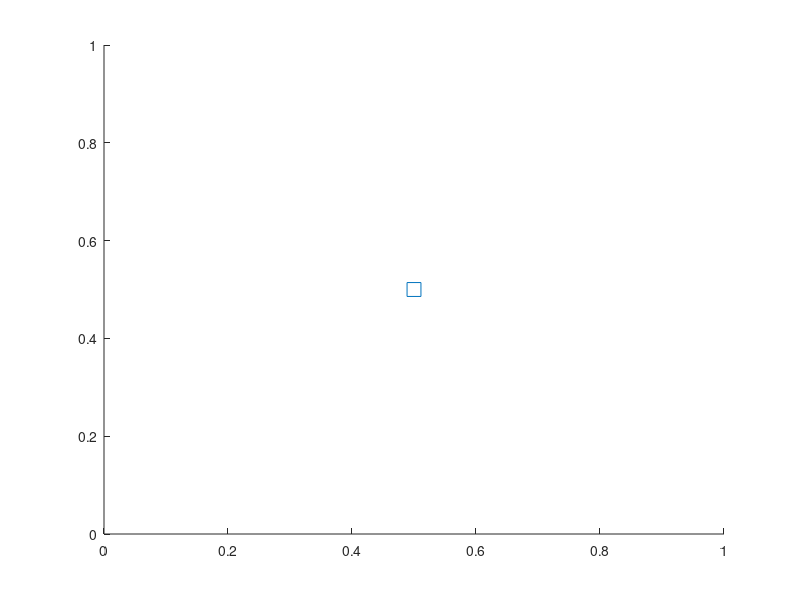

This chart was generated by the following MATLAB code:
function dragtest
figure
axes('xlimmode','manual','ylimmode','manual') %<- important
line(0.5,0.5,'marker','s','markersize',10,'hittest','on','buttondownfcn',@clickmarker)

function clickmarker(src,ev)
set(ancestor(src,'figure'),'windowbuttonmotionfcn',{@dragmarker,src})
set(ancestor(src,'figure'),'windowbuttonupfcn',@stopdragging)

function dragmarker(fig,ev,src)
coords=get(gca,'currentpoint');
x=coords(1,1,1);
y=coords(1,2,1);
disp(x)
disp(y)
set(src,'xdata',x,'ydata',y);

function stopdragging(fig,ev)
set(fig,'windowbuttonmotionfcn','')
set(fig,'windowbuttonupfcn','')